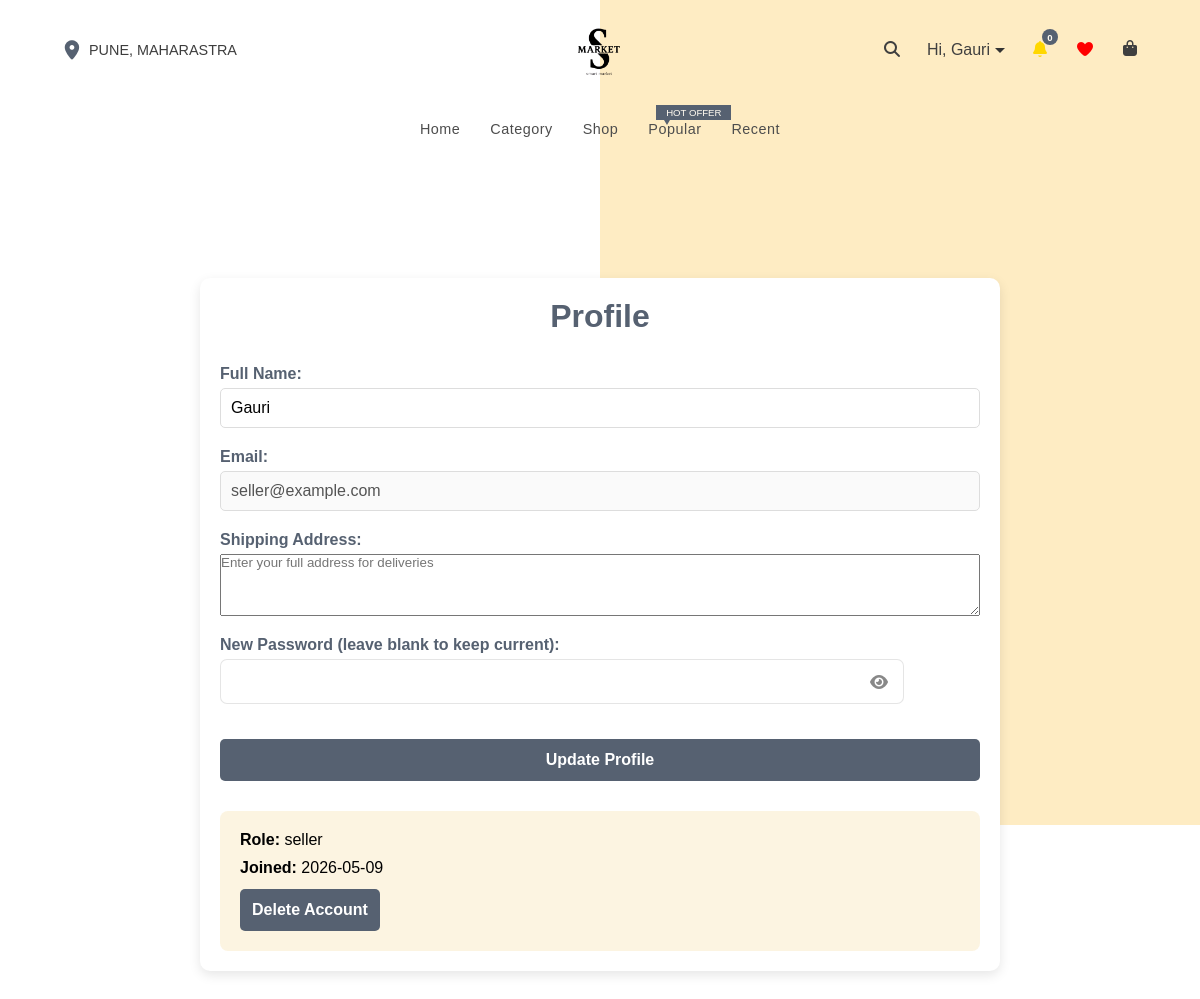
The page /profile (signed in) on the database its author committed.
### database.py (models this page shows)
class User(UserMixin, db.Model):
    id = db.Column(db.Integer, primary_key=True)
    name = db.Column(db.String(150), nullable=False)
    email = db.Column(db.String(150), unique=True, nullable=False)
    password = db.Column(db.String(150), nullable=False)
    role = db.Column(db.String(50), nullable=False)
    address = db.Column(db.Text, nullable=True)
    is_deleted = db.Column(db.Boolean, default=False, nullable=False)
    deleted_at = db.Column(db.DateTime, nullable=True)
    date_joined = db.Column(db.DateTime, default=lambda: datetime.now(timezone.utc), nullable=False)
    products = db.relationship('Product', back_populates='seller')
    orders = db.relationship('Order', back_populates='user')
    cart = db.relationship('Cart', back_populates='user', uselist=False)
    notifications = db.relationship('Notification', back_populates='user')
    wishlist = db.relationship('Wishlist', back_populates='user', uselist=False)

### app.py (the view, shortened to what this page needs)
@app.route('/profile', methods=['GET', 'POST'])
@login_required
def profile():
    return render_template('profile.html')

### app.py (called while the page is built)
@login_manager.user_loader
def load_user(user_id):
    user = db.session.get(User, int(user_id))
    if not user:
        return None
    if getattr(user, 'is_deleted', False):
        return None
    return user

### templates/profile.html (shortened to what this page needs)
<!DOCTYPE html>
<html lang="en">
  <head>
    <link
      rel="stylesheet"
      href="{{ url_for('static', filename='css/style.css') }}"
    />
    <link
      rel="stylesheet"
      href="{{ url_for('static', filename='css/dropdown.css') }}"
    />
    <link
      rel="stylesheet"
      href="{{ url_for('static', filename='css/password-toggle.css') }}"
    />
    <link
      rel="stylesheet"
      href="{{ url_for('static', filename='css/profile.css') }}"
    />
    <link
      rel="stylesheet"
      href="https://cdnjs.cloudflare.com/ajax/libs/font-awesome/7.0.0/css/all.min.css"
    />
  </head>
  <body>
    <section id="main1">
      <header>
        <div class="header-top">
          <div class="nav-location">
            <a href="#"
              ><i class="fa-solid fa-location-dot"></i>PUNE, MAHARASTRA</a
            >
          </div>
          <a href="{{ url_for('index') }}" class="logo">
            <img
              src="{{ url_for('static', filename='images/LOGO.png') }}"
              alt="logo"
            />
          </a>
          <div class="nav-btn">
            <a href="javascript:void(0);" class="nav-search">
              <i class="fa-solid fa-magnifying-glass"></i>
            </a>
            {% if current_user.is_authenticated %}
            <ul class="nav-user-list">
              <li class="nav-user logged-in">
                <span class="user-greeting"
                  >Hi, {{ current_user.name.split(' ')[0] }}<span
                    class="arrow-down"
                  ></span
                ></span>
              </li>
            </ul>
            {% else %}
            <a href="javascript:void(0);" class="nav-user"
              ><i class="fa-solid fa-user"></i>
            </a>
            {% endif %}
            <a
              href="{{ url_for('notifications') }}"
              class="nav-notification"
              id="notification-btn"
            >
              <i class="fa-solid fa-bell"></i>
              <span id="notification-count" class="notification-badge">0</span>
            </a>
            <a href="{{ url_for('wishlist') }}" class="nav-wishlist">
              <i class="fa-solid fa-heart"></i>
            </a>
            <a href="{{ url_for('cart') }}" class="nav-cart"
              ><i class="fa-solid fa-bag-shopping"></i>
            </a>
          </div>
        </div>
        <nav class="navigation">
          <ul class="menu">
            <li><a href="{{ url_for('index') }}">Home</a></li>
            <li><a href="{{ url_for('index') }}#category">Category</a></li>
            <li><a href="{{ url_for('index') }}#shopping-banner">Shop</a></li>
            <li>
              <a href="{{ url_for('index') }}#popular">Popular</a>
              <span class="nav-label">Hot Offer</span>
            </li>
            <li><a href="{{ url_for('index') }}#recent-products">Recent</a></li>
          </ul>
        </nav>
      </header>
    </section>
    <main class="profile-container">
      <h1>Profile</h1>
      <form method="POST" class="profile-form">
        <div class="form-group">
          <label for="fullname">Full Name:</label>
          <input
            type="text"
            id="fullname"
            name="fullname"
            value="{{ current_user.name }}"
            required
          />
        </div>
        <div class="form-group">
          <label for="email">Email:</label>
          <input
            type="email"
            id="email"
            value="{{ current_user.email }}"
            disabled
          />
        </div>
        <div class="form-group">
          <label for="address">Shipping Address:</label>
          <textarea
            id="address"
            name="address"
            rows="4"
            placeholder="Enter your full address for deliveries"
          >
{{ current_user.address or '' }}</textarea
          >
        </div>
        <div class="form-group">
          <label for="password"
            >New Password (leave blank to keep current):</label
          >
          <div class="password-wrapper">
            <input type="password" id="password" name="password" />
            <i class="fa-solid fa-eye toggle-password"></i>
          </div>
        </div>
        <button type="submit" class="btn">Update Profile</button>
      </form>
      <div class="profile-info">
        <p><strong>Role:</strong> {{ current_user.role }}</p>
        <p>
          <strong>Joined:</strong> {{
          current_user.date_joined.strftime('%Y-%m-%d') if
          current_user.date_joined else 'N/A' }}
        </p>
        <div class="delete-account-wrapper">
          <button id="delete-account-btn" class="btn btn-danger">
            Delete Account
          </button>
        </div>
      </div>
    </main>
  </body>
</html>

### static/css/style.css (style rules this page uses)
* { margin: 0px; padding: 0px; box-sizing: border-box; font-family: 'Poppins',sans-serif; scroll-behavior: smooth; }
a { text-decoration: none; }
ul { list-style: none; }
:root { --main-color: #FEECC3; --main-light: #f4d180f0; --main-dark: #566171; --product-bg-color: #faeccc94; }
#main1::after { content: ''; position: absolute; right: 0px; top: 0px; width: 50%; background-color: var(--main-color); height: 80%; z-index: -1; }
.header-top { max-width: 1200px; width: 90%; margin: auto; padding: 15px 0px; display: flex; justify-content: space-between; align-items: center; }
.nav-location { display: flex; justify-content: center; align-items: center; }
.nav-location a { display: flex; justify-content: center; align-items: center; color: #181818d6; font-size: 0.9rem; font-weight: 500; }
.nav-location a i { font-size: 1.2rem; color: var(--main-dark); margin-right: 5px; }
.logo { max-width: 250px; max-height: 250px; display: flex; }
.logo img { max-height: 100px; width: 100%; height: 100%; padding-left: 130px; padding-right: 50px; object-fit: contain; object-position: center; }
.nav-btn { display: flex; justify-content: center; align-items: center; grid-gap: 25px; }
.nav-btn i { color: #3f3f3f; height: 18px; width: 20px; }
.nav-btn .nav-wishlist i { color: red; }
.nav-btn .nav-notification i { color: gold; }
.nav-cart, .nav-wishlist , .nav-notification { position: relative; }
.nav-cart span, .nav-wishlist span, .notification-badge { position: absolute; color: floralwhite; background-color: var(--main-dark); width: 16px; height: 16px; border-radius: 50%; display: flex; justify-content: center; align-items: center; font-size: 0.6rem; font-weight: 600; right: -8px; top: -12px; }
.navigation { display: flex; justify-content: center; align-items: center; max-width: 1200px; width: 90%; margin: auto; padding: 20px 0px; z-index: 101; position: relative; }
.menu { display: flex; align-items: center; }
.menu li a { margin: 0px 15px; color: #4d4d4d; letter-spacing: 0.5px; font-weight: 500; font-size: 0.9rem; transition: all ease 0.3s; }
.menu li { position: relative; }
.nav-label { padding: 2px 10px; background-color: var(--main-dark); color: floralwhite; font-weight: 500; display: flex; justify-content: center; align-items: center; font-size: 0.6rem; text-transform: uppercase; position: absolute; right: -15px; top: -15px; }
.nav-label::after { content: ''; position: absolute; left: 10%; top: 100%; width: 0px; height: 0px; border-bottom: 3px solid transparent; border-right: 3px solid transparent; border-left: 3px solid transparent; border-top: 5px solid var(--main-dark); }
.btn { padding: 10px 16px; border-radius: 12px; border: none; cursor: pointer; font-weight: 600; }

### static/css/dropdown.css (style rules this page uses)
.user-greeting { color: #3f3f3f; display: flex; align-items: center; }
.arrow-down { width: 0; height: 0; border-left: 5px solid transparent; border-right: 5px solid transparent; border-top: 5px solid #333; margin-left: 5px; }
.nav-user { list-style: none ; position: relative ; }
.nav-user.logged-in { cursor: pointer; }

### static/css/password-toggle.css (style rules this page uses)
.password-wrapper { position: relative; width: 90%; margin-bottom: 15px; }
.password-wrapper input[type="password"], .password-wrapper input[type="text"] { width: 100%; height: 45px; padding: 0px 10px; border: 1px solid rgba(0, 0, 0, 0.1); border-radius: 7px; box-sizing: border-box; padding-right: 40px; margin: 0; }
.password-wrapper .toggle-password { position: absolute; right: 15px; top: 50%; transform: translateY(-50%); cursor: pointer; color: #888; font-size: 1rem; }

### rows shown on the page
User: name "Gauri", fullname "Gauri", email "seller@example.com", role "seller", date_joined "2026-05-09"
